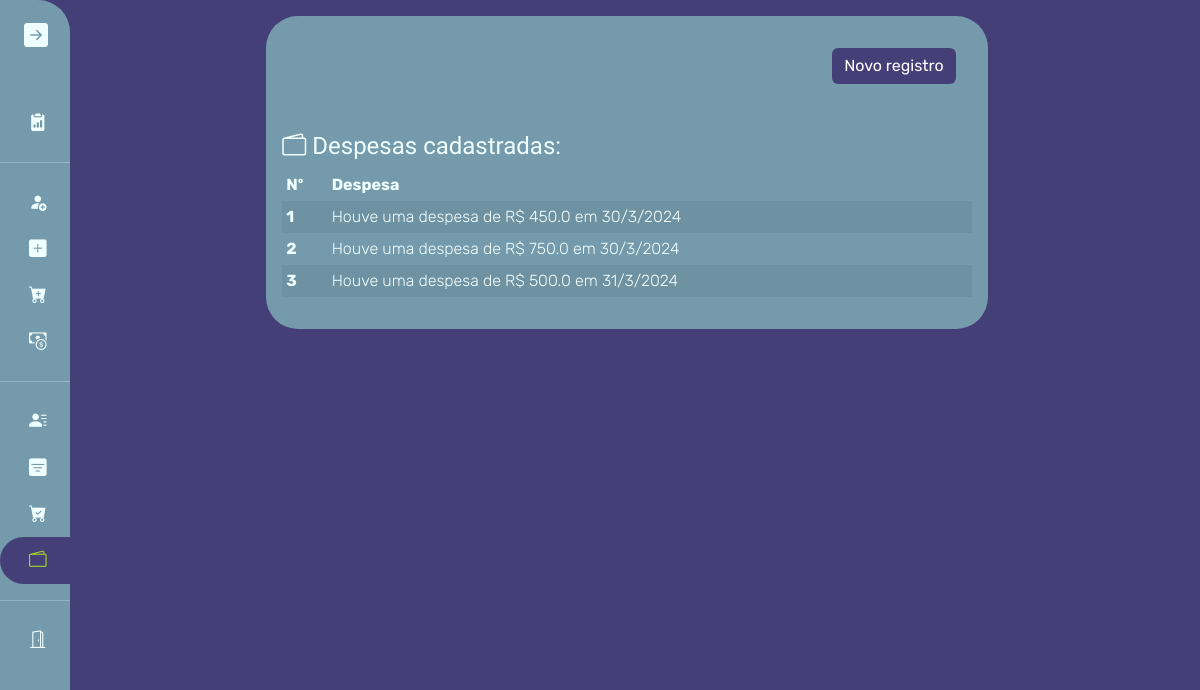
The app's page /visualizar-despesas/ (signed in) with its own data.
### Central/models.py (models this page shows)
class Despesa(models.Model):
    valor = models.FloatField()
    data = models.DateTimeField(default=datetime.now())
    def __str__(self):
        return f'Houve uma despesa de R$ {self.valor} em {f"{self.data.day}/{self.data.month}/{self.data.year}"}'

### VisualizacoesBD/views.py (the view)
# urls.py: path('visualizar-despesas/', visual_despesas_view, name='VisualDespesas'),
@login_required
def visual_despesas_view(request):
    despesas = Despesa.objects.all()
    dict_despesas = {}
    cont = 1
    for despesa in despesas:
        dict_despesas[cont] = despesa
        cont += 1
    return render(request, 'VisualizacoesBD/visual-despesas.html', {'dados': dict_despesas})

### VisualizacoesBD/templates/VisualizacoesBD/visual-despesas.html (shortened to what this page needs)
{% extends 'Bases/base-visuals.html' %}
{% load static %}
{% block url_regist %}{% url 'RegistDespesa' %}{% endblock %}
{% block cabecalho_table %}
    <i class="bi bi-wallet2"></i>
    Despesas cadastradas:
{% endblock %}
{% block colunas %}
    <th scope="col">Nº</th>
    <th scope="col">Despesa</th>
{% endblock %}
{% block tratam_dados %}
    <th scope="row">{{ n }}</th>
    <td>{{ dado }}</td>
{% endblock %}

### templates/Bases/base-visuals.html
{% extends 'Bases/menu-lateral.html' %}
{% load static %}
{% block meus_estilos %}
    <link rel="stylesheet" href="{% static 'css/Bases/base-visuals.css' %}">
{% endblock %}
{% block conteudo %}
    <div class="container-fluid">
        <div class="row">
            <div class="col-12 col-lg-8 mx-auto fundo p-3 d-flex flex-column">
                <a href="{% block url_regist %}{% endblock %}" class="btn btn-primary align-self-end me-3 mt-3">Novo registro</a>
                <p class="h4 mt-5 comforta">{% block cabecalho_table %}{% endblock %}</p>
                <table class="table table-sm table-striped table-hover">
                    <thead>
                        <tr>
                            {% block colunas %}{% endblock %}
                        </tr>
                    </thead>
                    <tbody>
                        {% for n, dado in dados.items %}
                            <tr>
                                {% block tratam_dados %}{% endblock %}
                            </tr>
                        {% endfor %}
                    </tbody>
                </table>
            </div>
        </div>
    </div>
{% endblock %}

### static/css/Bases/root.css (style rules this page uses)
:root { --cor-fundo: #453F78; --cor-unico: #1E1428; --cor-cartoes: #759AAB; --cor-graficos: #89CE94; --cor-selecoes: #A2D729; --cor-fonte: #F0FFFF; }
.comforta { font-family: "Comfortaa", sans-serif; font-optical-sizing: auto; font-weight: 500; font-style: normal; color: var(--cor-fonte); }
body { background-color: var(--cor-fundo); font-family: "Rubik", sans-serif; font-optical-sizing: auto; font-weight: 300; font-style: normal; color: var(--cor-fonte); }

### static/css/Bases/base-visuals.css (style rules this page uses)
.fundo { background-color: var(--cor-cartoes); border-radius: 32px; }
.btn-primary { background-color: var(--cor-fundo); border: none; }

### records on screen
Despesa: id "1", valor+data "Houve uma despesa de R$ 450.0 em 30/3/2024"
Despesa: id "2", valor+data "Houve uma despesa de R$ 750.0 em 30/3/2024"
Despesa: id "3", valor+data "Houve uma despesa de R$ 500.0 em 31/3/2024"
